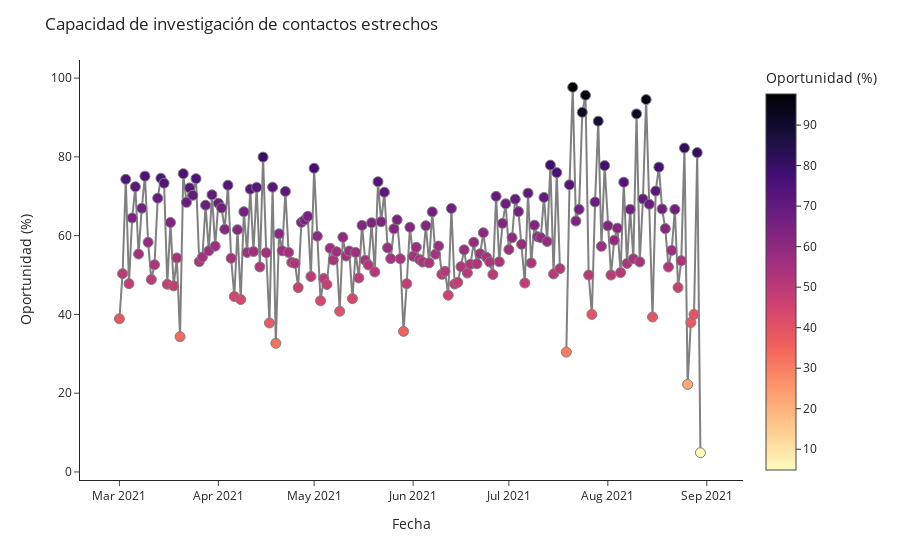

Notebook code cell kept with this figure:
### Code cell
px.scatter(df_ind6_perc.reset_index(),
        x= 'fecha_cumple_requisitos',
        y= 'n_folio',
        color='n_folio',
        color_continuous_scale=px.colors.sequential.Magma_r,
        labels={'n_folio':'Oportunidad (%)'},
        ).update_layout(title= 'Capacidad de investigación de contactos estrechos',
                       yaxis_title='Oportunidad (%)',
                       xaxis_title='Fecha',
                       template='simple_white',
                 #      xaxis=dict(tickmode = 'array',
                  #                tickvals = list(range(12,88,3)),
                   #               ticktext = list(list(range(12,54,3))+list(range(1,88,3))),
                    #             ),
                 #   ).add_vline(x=53.5, line_width=3, line_dash='dash', line_color='gray'
                  #             ).add_hline(y=10, 
                   #                        line_width=3, 
                    #                       line_dash='longdash', 
                     #                      line_color='olive',
                      #                     annotation_text='Meta nacional (10%)',
                       #                    annotation_position='bottom right'
                        #         ).add_hline(y=mean_bac_ind, 
                         #                    line_width=3, 
                          #                   line_dash='longdash', 
                           #                  line_color='green',
                            #                 annotation_text= 'Promedio BAC ('+str(mean_bac_ind)+'%)',
                             #                annotation_position='bottom right'
                              #       ).add_vrect(x0='51', x1='50', 
                               #            annotation_text='2020', 
                                #           annotation_position='top right',
                                 #          annotation=dict(font_size=18, 
                                  #                         font_family="'Open Sans', verdana, arial, sans-serif"),
                                   #                        opacity=0, 
                                    #                       line_width=0
                                     #     ).add_vrect(x0='84', x1='86', 
                                      #     annotation_text='2021', 
                                       #    annotation_position='top right',
                                        #   annotation=dict(font_size=18, 
                                         #                  font_family="'Open Sans', verdana, arial, sans-serif"),
                                          #                 opacity=0, 
                                           #                line_width=0
                                                     ).update_traces(mode='lines+markers', 
                                                                     line_color='grey',
                                                                     marker_line_width=1, 
                                                                     marker_size=10)

### Figure 1 — Plotly figure (JSON) as saved in the notebook; plotly's stock layout.template omitted (floating-point values rounded to 4 significant figures; data arrays with more than 128 entries replaced by an {"elided": "..."} marker saying what was removed)
{"data": [{"hovertemplate": "fecha_cumple_requisitos=%{x}<br>Oportunidad (%)=%{marker.color}<extra></extra>", "legendgroup": "", "line": {"color": "grey"}, "marker": {"color": {"elided": "184 float values"}, "coloraxis": "coloraxis", "line": {"width": 1}, "size": 10, "symbol": "circle"}, "mode": "lines+markers", "name": "", "orientation": "v", "showlegend": false, "type": "scatter", "x": {"elided": "184 str values"}, "xaxis": "x", "y": {"elided": "184 float values"}, "yaxis": "y"}], "layout": {"coloraxis": {"colorbar": {"title": {"text": "Oportunidad (%)"}}, "colorscale": [[0, "#fcfdbf"], [0.1111, "#feca8d"], [0.2222, "#fd9668"], [0.3333, "#f1605d"], [0.4444, "#cd4071"], [0.5556, "#9e2f7f"], [0.6667, "#721f81"], [0.7778, "#440f76"], [0.8889, "#180f3d"], [1, "#000004"]]}, "legend": {"tracegroupgap": 0}, "margin": {"t": 60}, "title": {"text": "Capacidad de investigación de contactos estrechos"}, "xaxis": {"anchor": "y", "domain": [0, 1], "title": {"text": "Fecha"}}, "yaxis": {"anchor": "x", "domain": [0, 1], "title": {"text": "Oportunidad (%)"}}}}
